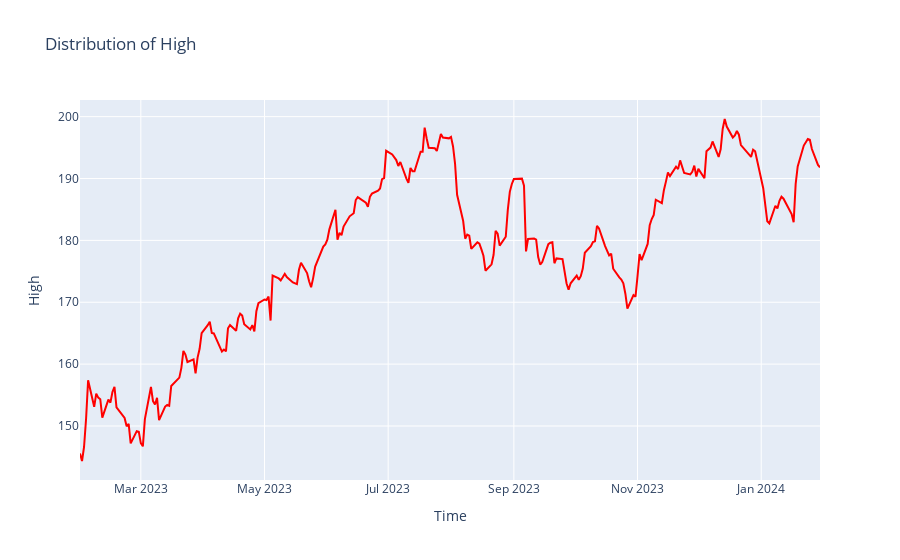

This figure's notebook cell:
### Code cell
# distribution of high
fig4 = go.Figure()
fig4.add_trace(go.Line(x = dataset.index, y = dataset['High'], marker = dict(color = 'red')))
fig4.update_layout(title = 'Distribution of High', xaxis_title = 'Time', yaxis_title = 'High', height = 500)
fig4.show()

### Figure 1 — Plotly figure (JSON) as saved in the notebook; plotly's stock layout.template omitted (floating-point values rounded to 4 significant figures; data arrays with more than 128 entries replaced by an {"elided": "..."} marker saying what was removed)
{"data": [{"marker": {"color": "red"}, "type": "scatter", "x": {"elided": "252 str values"}, "y": {"elided": "252 float values"}}], "layout": {"autosize": true, "title": {"text": "Distribution of High"}, "xaxis": {"autorange": true, "range": ["2023-01-30", "2024-01-30"], "title": {"text": "Time"}, "type": "date"}, "yaxis": {"autorange": true, "range": [141.3, 202.7], "title": {"text": "High"}, "type": "linear"}}}
